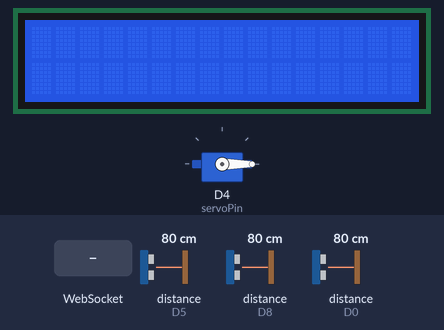
This sketch was run on a simulated ESP8266 (NodeMCU). Parts: 16×2 character LCD, servo. Wiring (inferred from the names in the program): 3 × ultrasonic range finder: trigger D3, echo D8 / trigger D6, echo D5 / trigger D7, echo D0. The inputs (shaded band) are chosen by the test bench; at power-on: distance to the obstacle (sensors on D5, D8, D0) 80 cm. The echo pulse lasts 58.3 µs per cm; WiFi joins after 1.5 s; servers stay silent unless stated; what the sketch prints to the serial monitor is not drawn.

Above: at 3.2 s.
3.3 s: WebSocket text "Good Bye-" received
At 3.7 s:
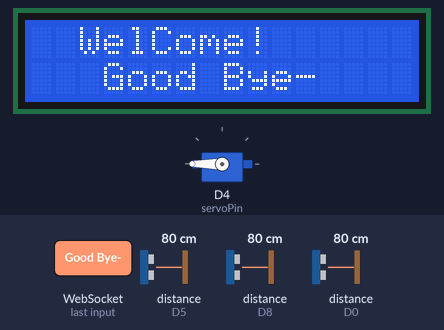
At 7.6 s:
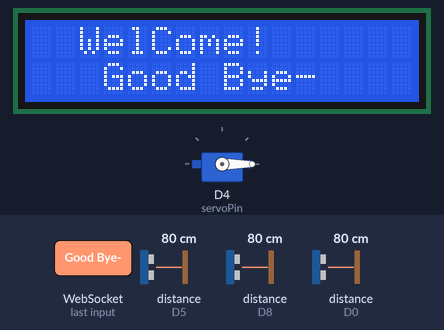
7.8 s: WebSocket text "1" received
At 9.0 s:
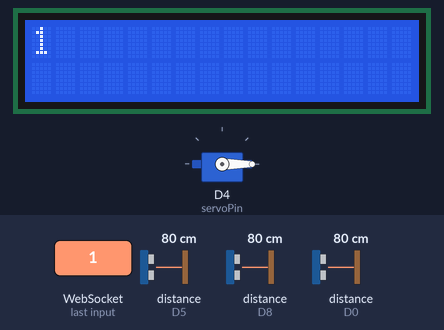
Timing chart, 0 to 10.8 s (numbered marks = the images above; inputs shaded):
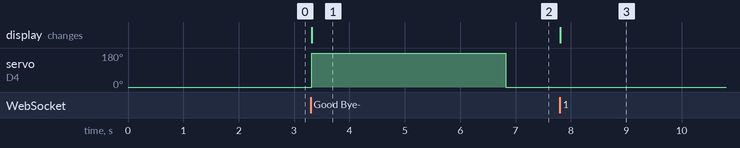

Measured:
- after the input at 3.3 s, servo on D4 (servoPin): 0° → 180° at once, → 0° 3.5 s later; the display: changes at once (image 1)
- after the input at 7.8 s, the display: changes at once (image 3)

The sketch:

ManhinhLed.ino
```cpp
#include <Wire.h>
#include <LiquidCrystal_I2C.h>
#include <ESP8266WiFi.h>
#include <WebSocketsServer.h>
#include <Servo.h>

const char* ssid = "Quang Minh";
const char* password = "khongcanbiet";

LiquidCrystal_I2C lcd(0x27, 16, 2);
WebSocketsServer webSocket = WebSocketsServer(81);

String message = "";
Servo myServo;
int servoPin = 2;
unsigned long servoStartTime = 0;
bool servoMoving = false;

int trigPins[] = {D6, D3, D7};
int echoPins[] = {D5, D8, D0};
float distances[3];
bool slotsActive[3] = {false, false, false};
unsigned long previousMillis = 0;  // Thời gian trước đó
const long interval = 100;  // Khoảng thời gian giữa các lần đo

void setup() {
  Serial.begin(115200);

  for (int i = 0; i < 3; i++) {
    pinMode(trigPins[i], OUTPUT);
    pinMode(echoPins[i], INPUT);
  }

  // Khởi động LCD
  lcd.init();
  lcd.backlight();

  // Khởi động servo
  myServo.attach(servoPin);
  myServo.write(0);

  // Kết nối WiFi
  WiFi.begin(ssid, password);
  while (WiFi.status() != WL_CONNECTED) {
    delay(1000);
    Serial.println("Đang kết nối WiFi...");
  }
  Serial.println("Đã kết nối WiFi!");
  Serial.println(WiFi.localIP());

  // Khởi động WebSocket server
  webSocket.begin();
  webSocket.onEvent(webSocketEvent);

  Serial.println("WebSocket server đã khởi động!");
}

void loop() {
  webSocket.loop();

  // Đo khoảng cách cho từng cảm biến
  unsigned long currentMillis = millis();
  if (currentMillis - previousMillis >= interval) {
    previousMillis = currentMillis;  // Cập nhật thời gian

    for (int i = 0; i < 3; i++) {
      measureDistance(i);  // Đo khoảng cách
    }
  }

  // Quản lý servo
  if (servoMoving && (millis() - servoStartTime >= 3000)) {
    myServo.write(0);
    delay(500);
    servoMoving = false;
    message = "";
  }

  // Kiểm tra thông điệp
  if (message.length() > 0 && !servoMoving) {
    if (isLicensePlate(message)) {
      lcd.clear();
      lcd.setCursor(2, 0);
      lcd.print("WelCome!");
      lcd.setCursor((16 - message.length()) / 2, 1);
      lcd.print(message);
      myServo.write(180);
      delay(500);
      servoStartTime = millis();
      servoMoving = true;
    } else {
      if (message.startsWith("Good Bye-")) {
        String licensePlate = message.substring(9);
        lcd.clear();
        lcd.setCursor(2, 0);
        lcd.print("Good Bye");
        lcd.setCursor((16 - licensePlate.length()) / 2, 1);
        lcd.print(licensePlate);
        myServo.write(180);
        delay(500);
        servoStartTime = millis();
        servoMoving = true;
      } else {
        lcd.clear();
        lcd.setCursor(0, 0);
        lcd.print(message);
      }
    }
  }
}

void measureDistance(int sensorIndex) {
  digitalWrite(trigPins[sensorIndex], LOW);
  delayMicroseconds(2);
  digitalWrite(trigPins[sensorIndex], HIGH);
  delayMicroseconds(10);
  digitalWrite(trigPins[sensorIndex], LOW);

  int duration = pulseIn(echoPins[sensorIndex], HIGH, 400000); // Thêm timeout để tránh treo
  if (duration > 0) {
    distances[sensorIndex] = duration * 0.034 / 2.0;
  } else {
    distances[sensorIndex] = -1;  // Đánh dấu không có tín hiệu
  }

  Serial.print("Distance Sensor ");
  Serial.print(sensorIndex + 1);
  Serial.print(": ");
  Serial.print(distances[sensorIndex]);
  Serial.println(" cm");

  // Kiểm tra và cập nhật trạng thái cảm biến
  if (distances[sensorIndex] > 0 && distances[sensorIndex] <= 15.0 && !slotsActive[sensorIndex]) {
    slotsActive[sensorIndex] = true;
    String activeMsg = "ACTIVE" + String(sensorIndex + 1);
    webSocket.broadcastTXT(activeMsg);
    Serial.println("Cập nhật slot " + String(sensorIndex + 1) + ": ACTIVE");
  } else if (distances[sensorIndex] > 30.0 && slotsActive[sensorIndex]) {
    slotsActive[sensorIndex] = false;
    String inactiveMsg = "INACTIVE" + String(sensorIndex + 1);
    webSocket.broadcastTXT(inactiveMsg);
    Serial.println("Cập nhật slot " + String(sensorIndex + 1) + ": INACTIVE");
  }
}


bool isLicensePlate(String msg) {
  return (msg.length() >= 5 && msg.length() <= 10);
}

void webSocketEvent(uint8_t num, WStype_t type, uint8_t *payload, size_t length) {
  if (type == WStype_TEXT) {
    message = String((char*)payload);
    Serial.println("message nhận được: " + message);
  }
}
```
